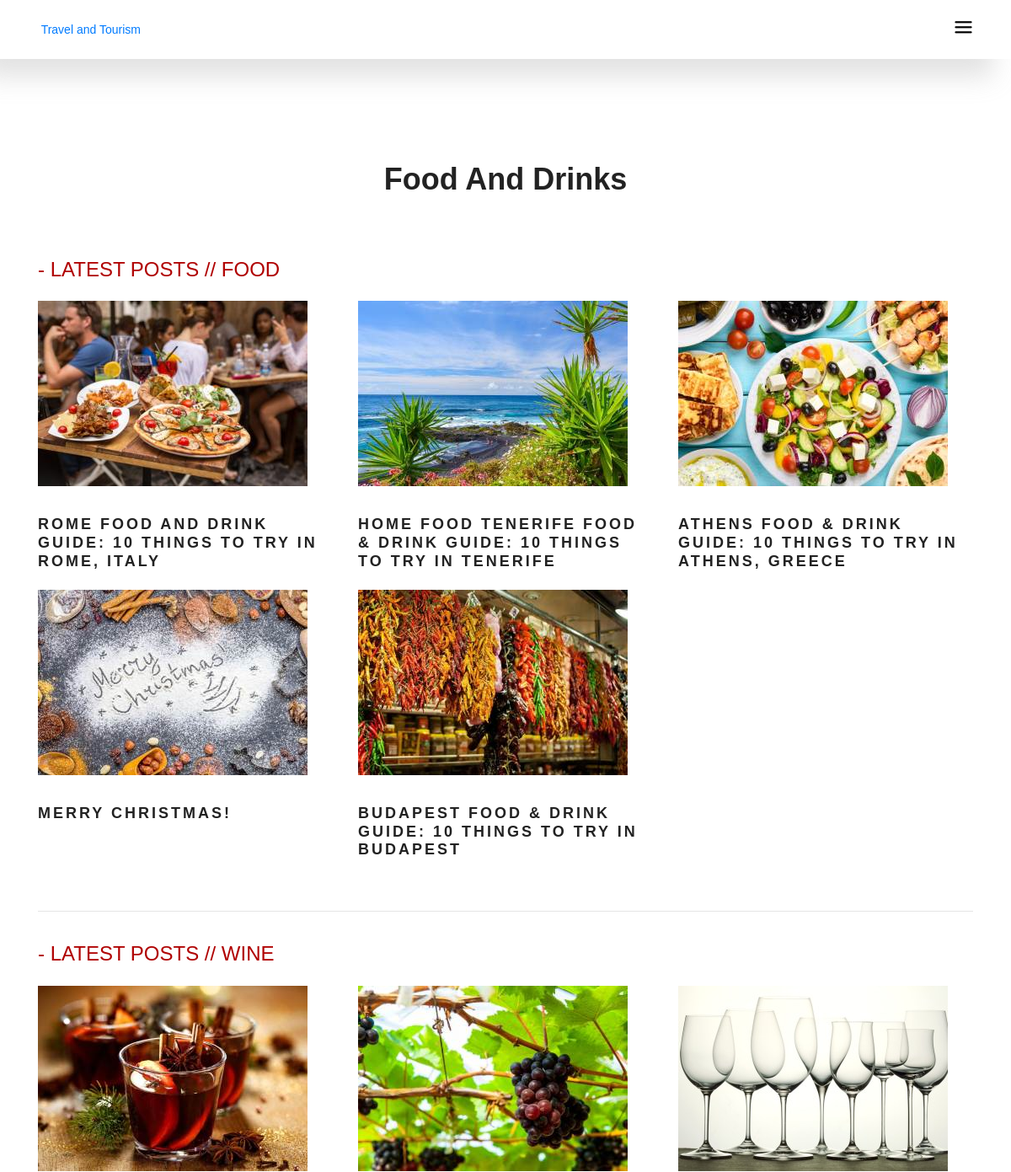
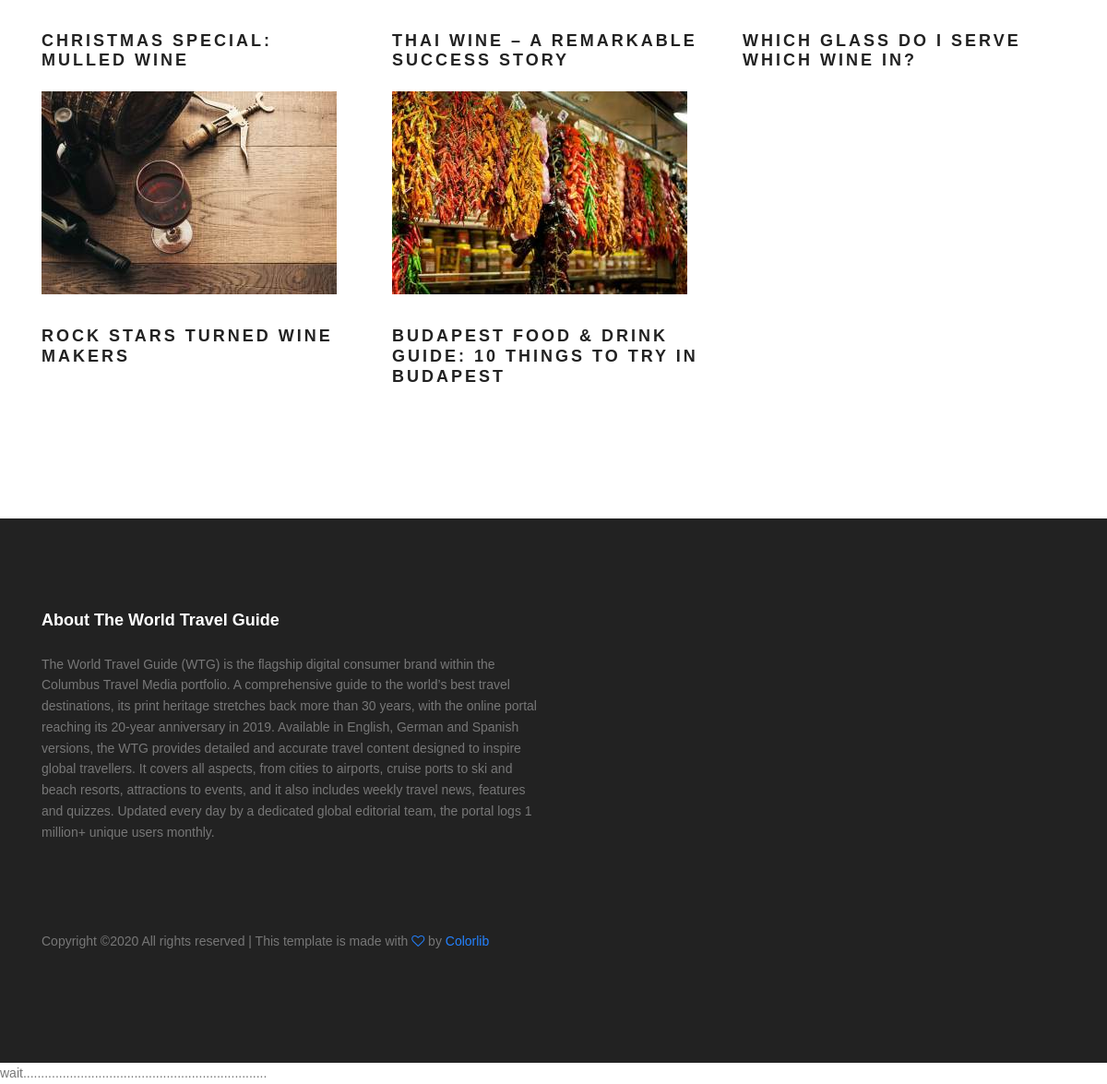
Screenshot of /food-and-drink/ with the database file from the repository (2 pictures, top to bottom).
### foodanddrink/models.py (models this page shows, shortened)
class Food(models.Model):
    tilte=models.CharField(max_length=500,null=True,blank=True)
    tilte2=models.CharField(max_length=500,null=True,blank=True)
    tilte3=models.CharField(max_length=500,null=True,blank=True)
    tilte4=models.CharField(max_length=500,null=True,blank=True)
    tilte5=models.CharField(max_length=500,null=True,blank=True)
    tilte6=models.CharField(max_length=500,null=True,blank=True)
    tilte7=models.CharField(max_length=500,null=True,blank=True)
    tilte8=models.CharField(max_length=500,null=True,blank=True)
    tilte9=models.CharField(max_length=500,null=True,blank=True)
    tilte10=models.CharField(max_length=500,null=True,blank=True)
    tilte11=models.CharField(max_length=500,null=True,blank=True)
    tilte12=models.CharField(max_length=500,null=True,blank=True)
    tilte13=models.CharField(max_length=500,null=True,blank=True)
    tilte14=models.CharField(max_length=500,null=True,blank=True)
    tilte15=models.CharField(max_length=500,null=True,blank=True)
    tilte16=models.CharField(max_length=500,null=True,blank=True)
    tilte17=models.CharField(max_length=500,null=True,blank=True)
    tilte18=models.CharField(max_length=500,null=True,blank=True)
    tilte19=models.CharField(max_length=500,null=True,blank=True)
    tilte20=models.CharField(max_length=500,null=True,blank=True)
    tilte21=models.CharField(max_length=500,null=True,blank=True)
    tilte22=models.CharField(max_length=500,null=True,blank=True)
    tilte1_image=models.CharField(max_length=500,null=True,blank=True)
    tilte2_image=models.CharField(max_length=500,null=True,blank=True)
    tilte3_image=models.CharField(max_length=500,null=True,blank=True)
    tilte4_image=models.CharField(max_length=500,null=True,blank=True)
    tilte5_image=models.CharField(max_length=500,null=True,blank=True)
    tilte6_image=models.CharField(max_length=500,null=True,blank=True)
    tilte7_image=models.CharField(max_length=500,null=True,blank=True)
    tilte8_image=models.CharField(max_length=500,null=True,blank=True)
    tilte9_image=models.CharField(max_length=500,null=True,blank=True)
    tilte10_image=models.CharField(max_length=500,null=True,blank=True)
    tilte11_image=models.CharField(max_length=500,null=True,blank=True)
    tilte12_image=models.CharField(max_length=500,null=True,blank=True)
    slug=models.SlugField(null=True,blank=True,max_length=500)
    contant1=models.TextField(null=True,blank=True)
    contant2=models.TextField(null=True,blank=True)
    contant3=models.TextField(null=True,blank=True)
    contant5=models.TextField(null=True,blank=True)
    contant6=models.TextField(null=True,blank=True)
    contant7=models.TextField(null=True,blank=True)
    contant8=models.TextField(null=True,blank=True)
    contant9=models.TextField(null=True,blank=True)
    contant10=models.TextField(null=True,blank=True)
    contant11=models.TextField(null=True,blank=True)
    contant12=models.TextField(null=True,blank=True)
    contant13=models.TextField(null=True,blank=True)
    contant14=models.TextField(null=True,blank=True)
    contant15=models.TextField(null=True,blank=True)
    contant16=models.TextField(null=True,blank=True)
    contant17=models.TextField(null=True,blank=True)
    create=models.DateTimeField(default=datetime.datetime.now)
    img1=models.ImageField(upload_to='pictuer2')
    img2=models.ImageField(upload_to='pictuer2')
    img3=models.ImageField(upload_to='pictuer2')
    img4=models.ImageField(upload_to='pictuer2')
    img5=models.ImageField(upload_to='pictuer2')
    img6=models.ImageField(upload_to='pictuer2')
    img7=models.ImageField(upload_to='pictuer2')
    img8=models.ImageField(upload_to='pictuer2')
    img9=models.ImageField(upload_to='pictuer2')
    img10=models.ImageField(upload_to='pictuer2')
    img11=models.ImageField(upload_to='pictuer2')
    img12=models.ImageField(upload_to='pictuer2')

class Drink(models.Model):
    tilte=models.CharField(max_length=500,null=True,blank=True)
    tilte2=models.CharField(max_length=500,null=True,blank=True)
    tilte3=models.CharField(max_length=500,null=True,blank=True)
    tilte4=models.CharField(max_length=500,null=True,blank=True)
    tilte5=models.CharField(max_length=500,null=True,blank=True)
    tilte6=models.CharField(max_length=500,null=True,blank=True)
    tilte7=models.CharField(max_length=500,null=True,blank=True)
    tilte8=models.CharField(max_length=500,null=True,blank=True)
    tilte9=models.CharField(max_length=500,null=True,blank=True)
    tilte10=models.CharField(max_length=500,null=True,blank=True)
    tilte11=models.CharField(max_length=500,null=True,blank=True)
    tilte12=models.CharField(max_length=500,null=True,blank=True)
    tilte13=models.CharField(max_length=500,null=True,blank=True)
    tilte14=models.CharField(max_length=500,null=True,blank=True)
    tilte15=models.CharField(max_length=500,null=True,blank=True)
    tilte16=models.CharField(max_length=500,null=True,blank=True)
    tilte17=models.CharField(max_length=500,null=True,blank=True)
    tilte18=models.CharField(max_length=500,null=True,blank=True)
    tilte19=models.CharField(max_length=500,null=True,blank=True)
    tilte20=models.CharField(max_length=500,null=True,blank=True)
    tilte21=models.CharField(max_length=500,null=True,blank=True)
    tilte22=models.CharField(max_length=500,null=True,blank=True)
    slug=models.SlugField(null=True,blank=True,max_length=500)
    tilte1_image=models.CharField(max_length=500,null=True,blank=True)
    tilte2_image=models.CharField(max_length=500,null=True,blank=True)
    tilte3_image=models.CharField(max_length=500,null=True,blank=True)
    tilte4_image=models.CharField(max_length=500,null=True,blank=True)
    tilte5_image=models.CharField(max_length=500,null=True,blank=True)
    tilte6_image=models.CharField(max_length=500,null=True,blank=True)
    tilte7_image=models.CharField(max_length=500,null=True,blank=True)
    tilte8_image=models.CharField(max_length=500,null=True,blank=True)
    tilte9_image=models.CharField(max_length=500,null=True,blank=True)
    tilte10_image=models.CharField(max_length=500,null=True,blank=True)
    tilte11_image=models.CharField(max_length=500,null=True,blank=True)
    tilte12_image=models.CharField(max_length=500,null=True,blank=True)
    contant1=models.TextField(null=True,blank=True)
    contant2=models.TextField(null=True,blank=True)
    contant3=models.TextField(null=True,blank=True)
    contant5=models.TextField(null=True,blank=True)
    contant6=models.TextField(null=True,blank=True)
    contant7=models.TextField(null=True,blank=True)
    contant8=models.TextField(null=True,blank=True)
    contant9=models.TextField(null=True,blank=True)
    contant10=models.TextField(null=True,blank=True)
    contant11=models.TextField(null=True,blank=True)
    contant12=models.TextField(null=True,blank=True)
    contant13=models.TextField(null=True,blank=True)
    contant14=models.TextField(null=True,blank=True)
    contant15=models.TextField(null=True,blank=True)
    contant16=models.TextField(null=True,blank=True)
    contant17=models.TextField(null=True,blank=True)
    create=models.DateTimeField(default=datetime.datetime.now)
    img1=models.ImageField(upload_to='pictuer2')
    img2=models.ImageField(upload_to='pictuer2')
    img3=models.ImageField(upload_to='pictuer2')
    img4=models.ImageField(upload_to='pictuer2')
    img5=models.ImageField(upload_to='pictuer2')
    img6=models.ImageField(upload_to='pictuer2')
    img7=models.ImageField(upload_to='pictuer2')
    img8=models.ImageField(upload_to='pictuer2')
    img9=models.ImageField(upload_to='pictuer2')
    img10=models.ImageField(upload_to='pictuer2')
    img11=models.ImageField(upload_to='pictuer2')
    img12=models.ImageField(upload_to='pictuer2')

### foodanddrink/views.py (the view)
def all_food_and_drink(request):
    all_food=Food.objects.all()
    all_drink=Drink.objects.all()
    context={'all_food':all_food,'all_drink':all_drink}
    return render(request,'all_food.html',context)

### foodanddrink/templates/all_food.html (shortened to what this page needs)
{% extends "base.html" %}
{% load static %}
{% block body %}
<section class="blog-area section-gap">
  <div class="container">
    <div class="row justify-content-center">
      <div class="col-md-8 pb-30 header-text">
        <h1>Food and drinks</h1>
      </div>
    </div>
      <font type="Segoe Print" size="5" color="brouwn" bjcolor="red"> - LATEST POSTS // FOOD</font>
      <br>
      <br>
        <div class="row">
      {% for i in all_food %}
            <div class="single-blog col-lg-4 col-md-4">
                 <a href="{% url 'foodanddrink:det_food' i.slug %}"><img class="f-img img-fluid mx-auto" src={{i.img1.url}} alt=""></a>
              <h4>
                <a href="{% url 'foodanddrink:det_food' i.slug %}">{{i.tilte}}</a>
              </h4>
              <br>
            </div>
        {% endfor %}
        </div>
        <br>
          <hr>
          <br>
      <font type="Segoe Print" size="5" color="brouwn" bjcolor="bl"> - LATEST POSTS // WINE</font>
        <br>
        <br>
        <div class="row">
          {% for j in all_drink %}
                  <div class="single-blog col-lg-4 col-md-4">
                  <a href="{% url 'foodanddrink:det_food' j.slug %}"><img class="f-img img-fluid mx-auto" src={{j.img1.url}} alt=""></a>
                  <h4>
                  <a href="{% url 'foodanddrink:det_food' j.slug %}">{{j.tilte}}</a>
                    </h4>
                      <br>
                  </div>
            {% endfor %}
         </div>
    </div>
</section>
{% endblock %}

### static/home-static/css/main.css (style rules this page uses)
body { color: #777777; font-family: "Poppins", sans-serif; font-size: 14px; font-weight: 300; line-height: 1.625em; position: relative; }
a { -webkit-transition: all 0.3s ease 0s; -moz-transition: all 0.3s ease 0s; -o-transition: all 0.3s ease 0s; transition: all 0.3s ease 0s; }
a, a:focus, a:hover { text-decoration: none; outline: 0; }
h1, h2, h3, h4, h5, h6 { font-family: "Poppins", sans-serif; color: #222222; line-height: 1.2em !important; margin-bottom: 0; margin-top: 0; font-weight: 600; }
h1, .h1 { font-size: 36px; }
h4, .h4 { font-size: 20px; }
.pb-30 { padding-bottom: 30px; }
h1 { font-size: 36px; }
h4 { font-size: 18px; }
h1, h2, h3, h4, h5, h6 { line-height: 1.5em; }
body { position: relative; }
.section-gap { padding: 120px 0; }
.blog-area h1 { text-align: center; margin-bottom: 25px; font-weight: 600; text-transform: capitalize; }
.single-blog h4 { text-transform: uppercase; font-weight: 600; letter-spacing: 3px; margin-top: 35px; }
.single-blog a { color: #222; }
.single-blog .f-img { -webkit-transition: all 0.3s ease 0s; -moz-transition: all 0.3s ease 0s; -o-transition: all 0.3s ease 0s; transition: all 0.3s ease 0s; }

### rows the page displays
Food: img1 (picture), tilte "ROME FOOD AND DRINK GUIDE: 10 THINGS TO TRY IN ROME, ITALY"
Food: img1 (picture), tilte "HOME FOOD TENERIFE FOOD & DRINK GUIDE: 10 THINGS TO TRY IN TENERIFE"
Food: img1 (picture), tilte "ATHENS FOOD & DRINK GUIDE: 10 THINGS TO TRY IN ATHENS, GREECE"
Food: img1 (picture), tilte "MERRY CHRISTMAS!"
Food: img1 (picture), tilte "BUDAPEST FOOD & DRINK GUIDE: 10 THINGS TO TRY IN BUDAPEST"
Drink: img1 (picture), tilte "CHRISTMAS SPECIAL: MULLED WINE"
Drink: img1 (picture), tilte "THAI WINE – A REMARKABLE SUCCESS STORY"
Drink: img1 (picture), tilte "WHICH GLASS DO I SERVE WHICH WINE IN?"
Drink: img1 (picture), tilte "ROCK STARS TURNED WINE MAKERS"
Drink: img1 (picture), tilte "BUDAPEST FOOD & DRINK GUIDE: 10 THINGS TO TRY IN BUDAPEST"
